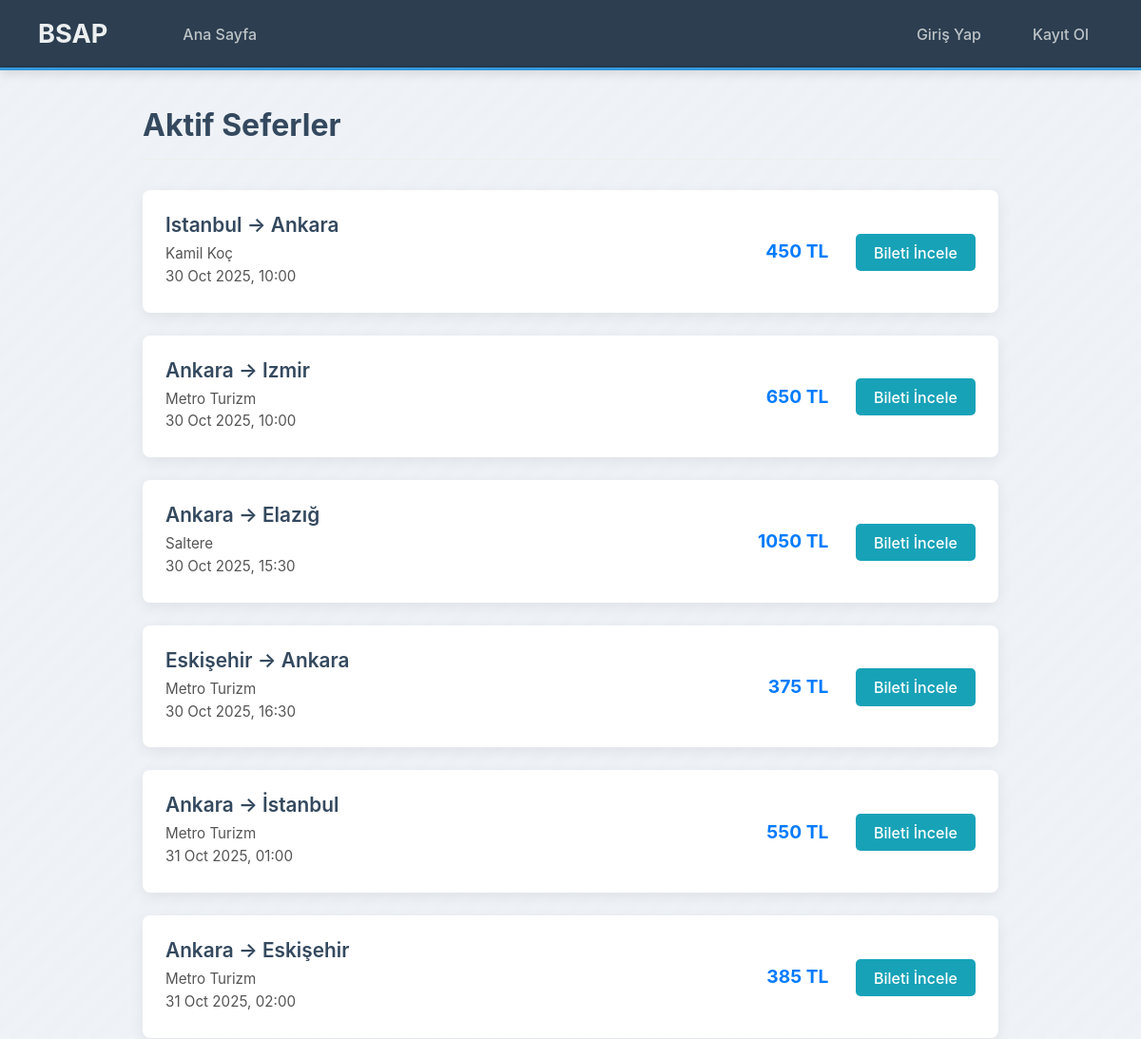
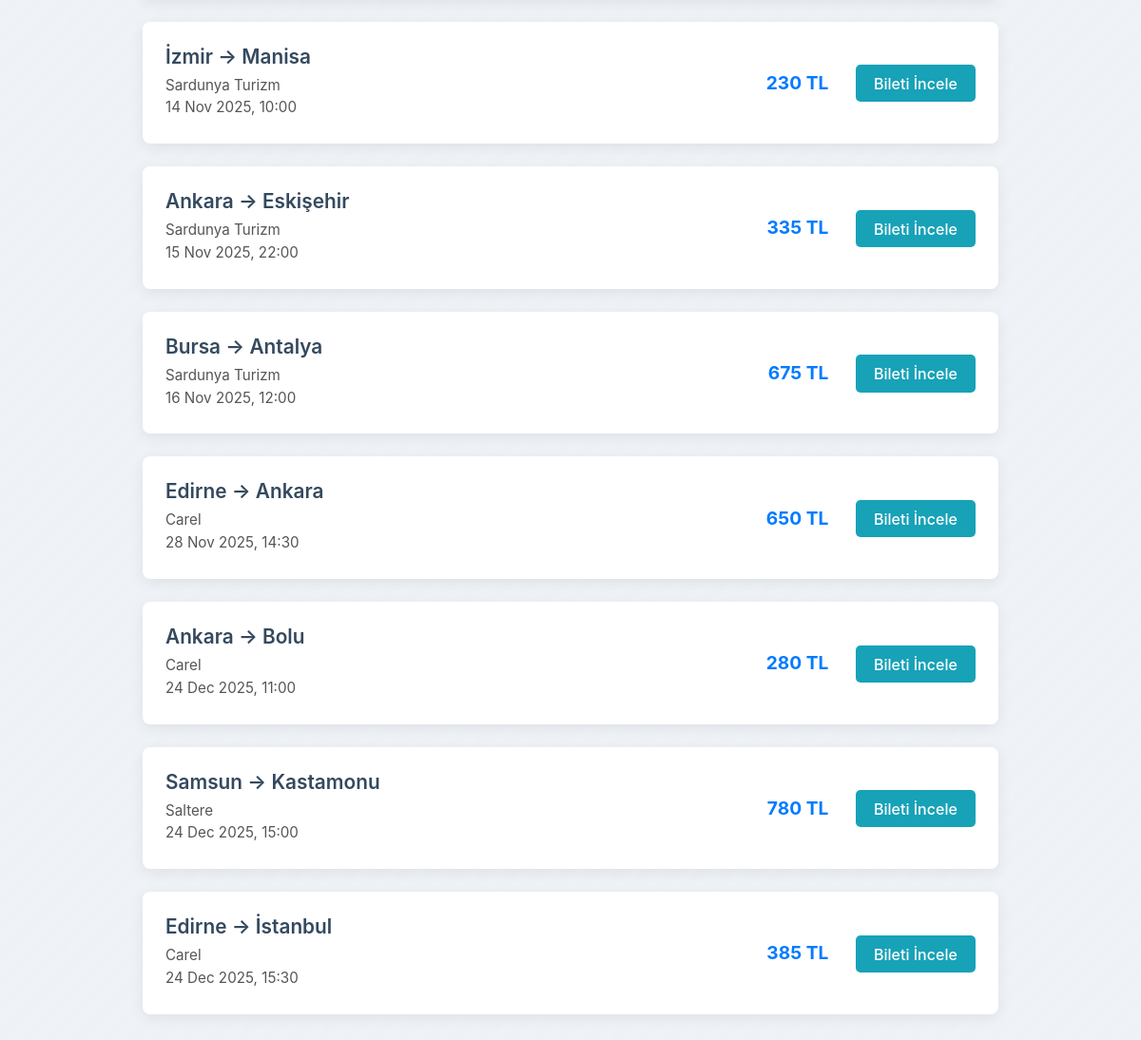
The page / on the database its author committed (2 pictures, top to bottom).
### tables this page shows
CREATE TABLE "Trips" (
    "id" TEXT NOT NULL,
    "company_id" TEXT NOT NULL,
    "destination_city" TEXT NOT NULL,
    "arrival_time" TEXT NOT NULL,
    "departure_time" TEXT NOT NULL,
    "departure_city" TEXT NOT NULL,
    "price" INTEGER NOT NULL,
    "capacity" INTEGER NOT NULL,
    "created_at" TEXT NOT NULL DEFAULT CURRENT_TIMESTAMP,
    PRIMARY KEY("id")
);

CREATE TABLE "Bus_Company" (
    "id" TEXT NOT NULL,
    "name" TEXT NOT NULL UNIQUE,
    "logo_path" TEXT,
    "created_at" TEXT NOT NULL DEFAULT CURRENT_TIMESTAMP,
    PRIMARY KEY("id")
);

### index.php (the view, shortened to what this page needs)
<?php
require_once 'header.php';
require_once 'db.php';
$trips = [];
try
{
    $sql = "SELECT Trips.*, Bus_Company.name AS company_name
            FROM Trips
            JOIN Bus_Company ON Trips.company_id = Bus_Company.id
            WHERE Trips.departure_time > datetime('now', 'localtime')
            ORDER BY Trips.departure_time ASC";
    $stmt = $db->query($sql);
    $trips = $stmt->fetchAll();
} catch (PDOException $e) {
    die("Seferler listelenirken hata oluştu: " . $e->getMessage());
}
?>
<div class="main-container">
    <h1>Aktif Seferler</h1>
    <?php if (empty($trips)): ?>
        <div class="no-trips"> Şu anda aktif sefer bulunmamaktadır.</div>
    <?php else: ?>
        <ul class="trip-list">
            <?php foreach ($trips as $trip): ?>
                <li class="trip-card">
                    <div class="trip-details">
                        <div class="trip-route">
                            <?php echo htmlspecialchars($trip['departure_city']); ?> &rarr; <?php echo htmlspecialchars($trip['destination_city']); ?>
                        </div>
                        <div class="trip-company">
                            <?php echo htmlspecialchars($trip['company_name']); ?>
                        </div>
                        <div class="trip-time">
                            <?php echo date('d M Y, H:i', strtotime($trip['departure_time'])); ?>
                        </div>
                    </div>
                    <div class="trip-actions">
                         <span class="trip-price"><?php echo htmlspecialchars($trip['price']); ?> TL</span>
                         <a href="buy_ticket.php?trip_id=<?php echo $trip['id']; ?>" class="btn-details">Bileti İncele</a>
                    </div>
                </li>
            <?php endforeach; ?>
        </ul>
    <?php endif; ?>
</div>
</body>
</html>

### header.php (shortened to what this page needs)
<?php
$path_prefix = '';
?>
<!DOCTYPE html>
<html lang="tr">
<head>
</head>
<body>
    <nav class="navbar">
        <div class="navbar-left">
            <a href="<?php echo $path_prefix; ?>index.php" class="navbar-brand">BSAP</a>
            <ul class="navbar-nav">
                 <li class="nav-item">
                    <a href="<?php echo $path_prefix; ?>index.php" class="nav-link">Ana Sayfa</a>
                </li>
            </ul>
        </div>
        <ul class="navbar-nav">
            <?php if (isset($_SESSION['user_id'])): ?>
                <li class="nav-item nav-welcome">Hoş geldin, <?php echo htmlspecialchars($_SESSION['full_name']); ?>!</li>
                <?php if ($_SESSION['role'] == 'company' || $_SESSION['role'] == 'admin'): ?>
                    <li class="nav-item">
                        <a href="<?php echo $path_prefix; ?>admin/index.php" class="nav-link">Yönetim Paneli</a>
                    </li>
                <?php endif; ?>
                <?php if ($_SESSION['role'] == 'user'): ?>
                <li class="nav-item">
                    <a href="<?php echo $path_prefix; ?>account.php" class="nav-link">Hesabım</a>
                </li>
                <li class="nav-item">
                    <a href="<?php echo $path_prefix; ?>my_tickets.php" class="nav-link">Biletlerim</a>
                </li>
                <?php endif; ?>
                <li class="nav-item">
                    <a href="<?php echo $path_prefix; ?>logout.php" class="nav-link">Çıkış Yap</a>
                </li>
            <?php else: ?>
                <li class="nav-item">
                    <a href="<?php echo $path_prefix; ?>login.php" class="nav-link">Giriş Yap</a>
                </li>
                <li class="nav-item">
                    <a href="<?php echo $path_prefix; ?>register.php" class="nav-link">Kayıt Ol</a>
                </li>
            <?php endif; ?>
        </ul>
    </nav>

### header.php (style rules this page uses)
body { font-family: -apple-system, BlinkMacSystemFont, "Segoe UI", Roboto, Helvetica, Arial, sans-serif; background-color: #eef2f7; background-image: repeating-linear-gradient( -45deg, rgba(255, 255, 255, 0.05), rgba(255, 255, 255, 0.05) 10px, transparent 10px, transparent 20px ); margin: 0; color: #34495e; padding-top: 80px; }
.navbar { background-color: #2c3e50; box-shadow: 0 4px 10px rgba(0, 0, 0, 0.1), inset 0 -2px 0 rgba(0,0,0,0.1); padding: 1.2rem 2.5rem; display: flex; justify-content: space-between; align-items: center; position: fixed; top: 0; left: 0; width: 100%; z-index: 1000; box-sizing: border-box; border-bottom: 3px solid #3498db; }
.navbar-left { display: flex; align-items: center; }
.navbar-brand { font-weight: 700; font-size: 1.7rem; color: #ecf0f1; text-decoration: none; margin-right: 2.5rem; }
.navbar-nav { list-style: none; margin: 0; padding: 0; display: flex; align-items: center; }
.nav-item { margin-left: 1.5rem; }
.nav-link { text-decoration: none; color: #bdc3c7; font-weight: 500; padding: 8px 15px; border-radius: 5px; transition: color 0.3s ease, background-color 0.3s ease; }

### index.php (style rules this page uses)
.main-container { max-width: 900px; margin: 2rem auto; padding: 0 1rem; }
.main-container h1 { margin-bottom: 2rem; border-bottom: 1px solid #eee; padding-bottom: 1rem; }
.trip-list { list-style: none; padding: 0; }
.trip-card { background-color: #fff; border-radius: 8px; box-shadow: 0 4px 15px rgba(0,0,0,0.07); margin-bottom: 1.5rem; display: flex; justify-content: space-between; align-items: center; padding: 1.5rem; transition: transform 0.2s ease, box-shadow 0.2s ease; }
.trip-details { flex-grow: 1; margin-right: 1rem; }
.trip-route { font-size: 1.3rem; font-weight: 600; margin: 0 0 0.5rem 0; }
.trip-company, .trip-time { color: #555; margin-bottom: 0.3rem; font-size: 0.95rem; }
.trip-price { font-size: 1.2rem; font-weight: bold; color: #007bff; margin-right: 1.5rem; white-space: nowrap; }
.btn-details { background-color: #17a2b8; color: white; padding: 0.6rem 1.2rem; text-decoration: none; border-radius: 5px; font-weight: 500; white-space: nowrap; }

### rows shown on the page
trips: departure_city "Istanbul", destination_city "Ankara", bus_company.name "Kamil Koç", departure_time "30 Oct 2025, 10:00", price "450"
trips: departure_city "Ankara", destination_city "Izmir", bus_company.name "Metro Turizm", departure_time "30 Oct 2025, 10:00", price "650"
trips: departure_city "Ankara", destination_city "Elazığ", bus_company.name "Saltere", departure_time "30 Oct 2025, 15:30", price "1050"
trips: departure_city "Eskişehir", destination_city "Ankara", bus_company.name "Metro Turizm", departure_time "30 Oct 2025, 16:30", price "375"
trips: departure_city "Ankara", destination_city "İstanbul", bus_company.name "Metro Turizm", departure_time "31 Oct 2025, 01:00", price "550"
trips: departure_city "Ankara", destination_city "Eskişehir", bus_company.name "Metro Turizm", departure_time "31 Oct 2025, 02:00", price "385"
trips: departure_city "İzmir", destination_city "Manisa", bus_company.name "Sardunya Turizm", departure_time "14 Nov 2025, 10:00", price "230"
trips: departure_city "Ankara", destination_city "Eskişehir", bus_company.name "Sardunya Turizm", departure_time "15 Nov 2025, 22:00", price "335"
trips: departure_city "Bursa", destination_city "Antalya", bus_company.name "Sardunya Turizm", departure_time "16 Nov 2025, 12:00", price "675"
trips: departure_city "Edirne", destination_city "Ankara", bus_company.name "Carel", departure_time "28 Nov 2025, 14:30", price "650"
trips: departure_city "Ankara", destination_city "Bolu", bus_company.name "Carel", departure_time "24 Dec 2025, 11:00", price "280"
trips: departure_city "Samsun", destination_city "Kastamonu", bus_company.name "Saltere", departure_time "24 Dec 2025, 15:00", price "780"
trips: departure_city "Edirne", destination_city "İstanbul", bus_company.name "Carel", departure_time "24 Dec 2025, 15:30", price "385"
